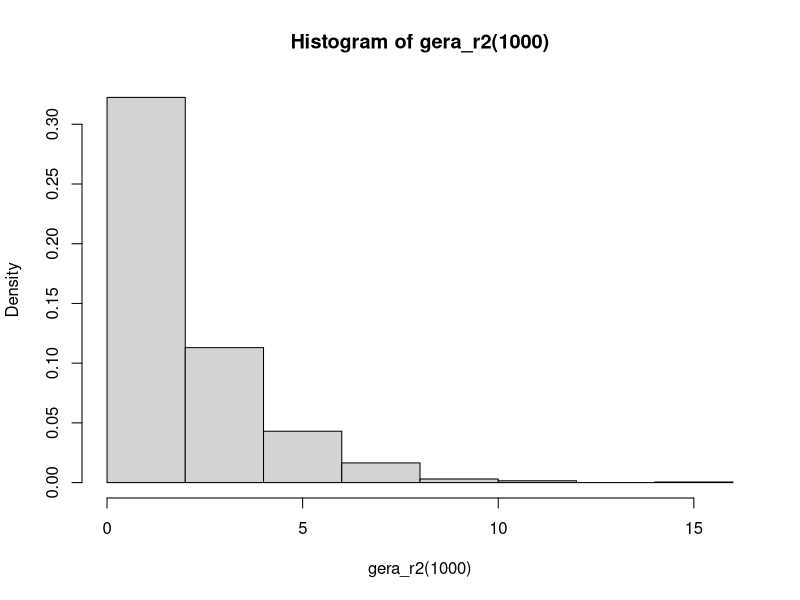
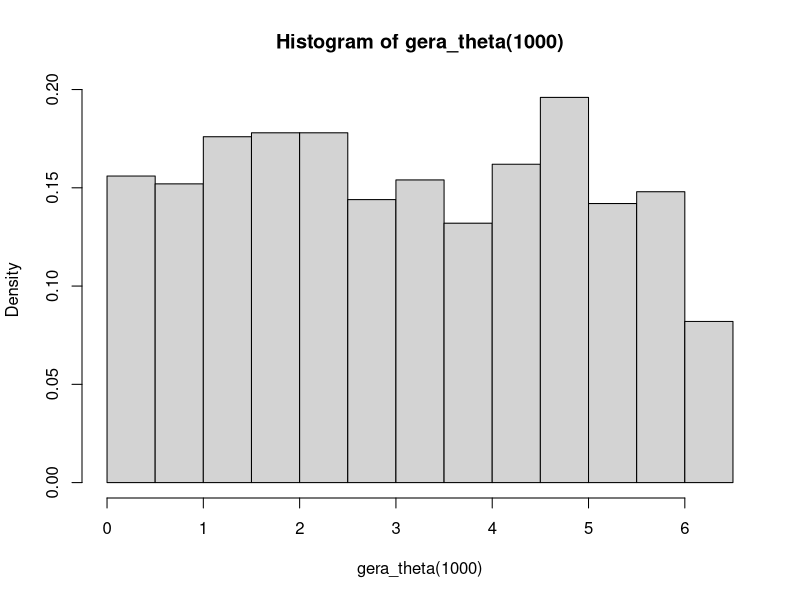
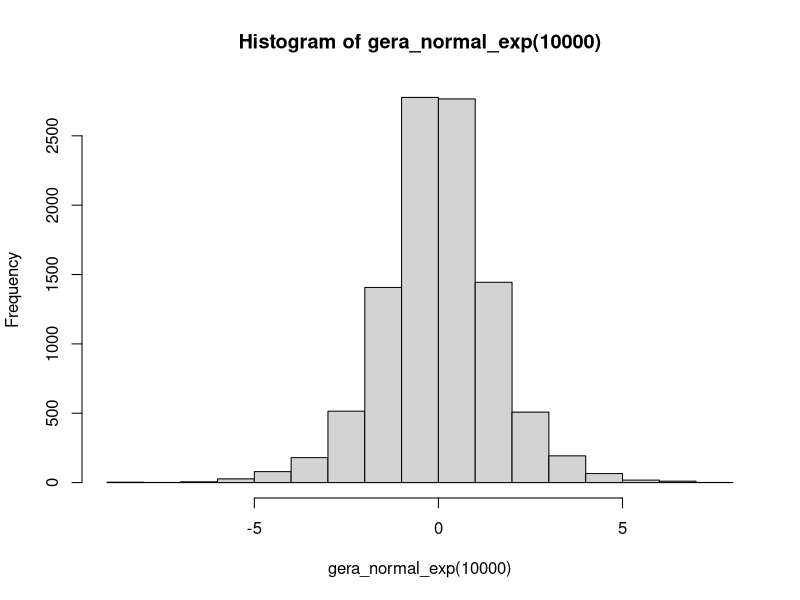
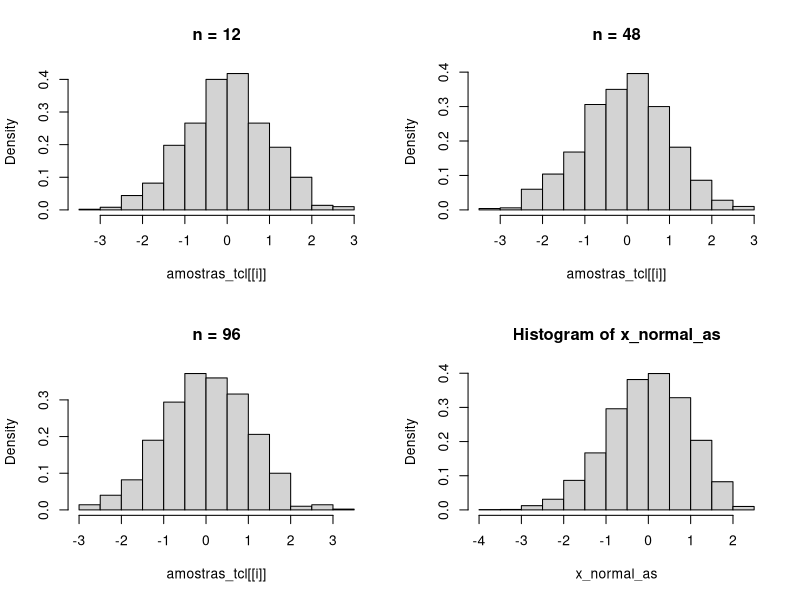
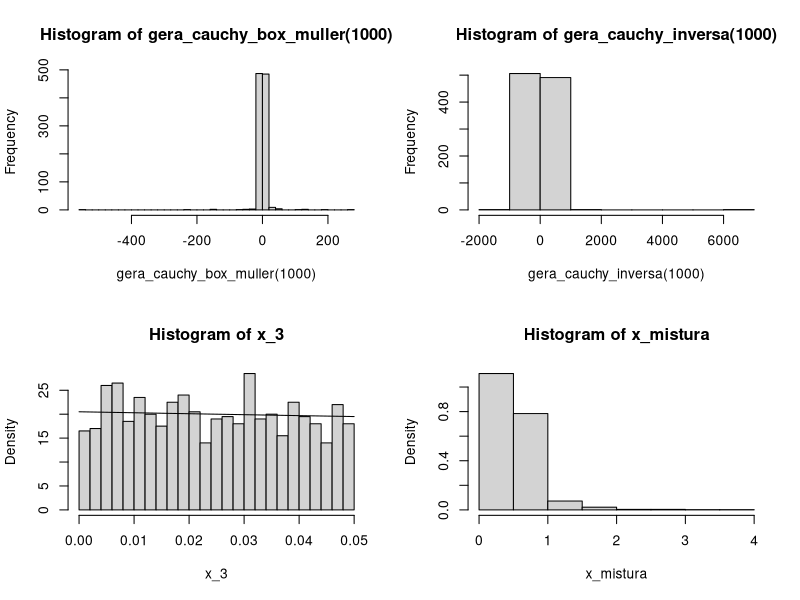
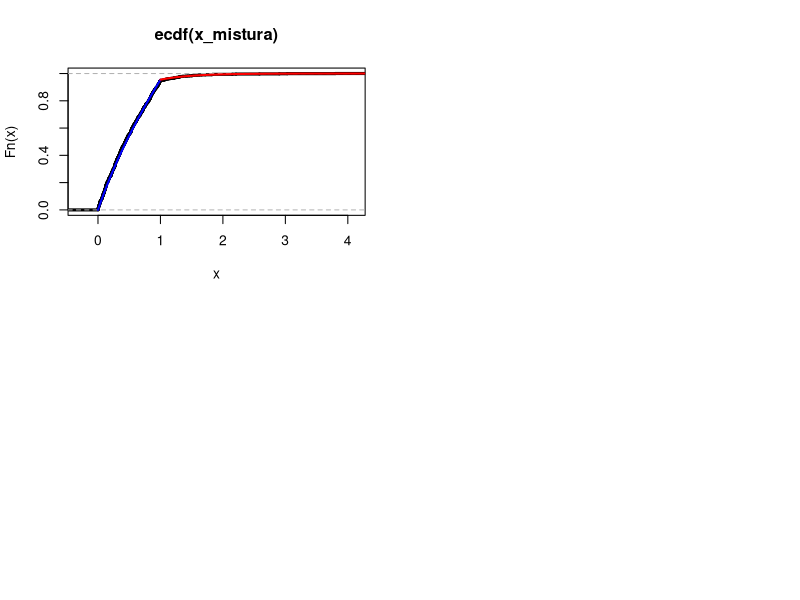

Recreate these plots in R, in order. (Note: this script raises an error after producing the figures.)
## ---- chunk 1
gera_normal_box_muller <- function(N = 1E4){
  
  U1 <- runif(N)
  U2 <- runif(N)
  
  d <- -2*log(U1)
  teta <- 2*pi*U2
  
  Z1 <- sqrt(d)*cos(teta)
  Z2 <- sqrt(d)*sin(teta)
  
  list(Z1, Z2)
}
## ---- chunk 2
# r_2 <- function(x) exp(x^2/2)
# curve(r_2, from = 0, to = 1)
## ---- chunk 3
gera_r2 <- function(n){
  
  U <- runif(n)
  R2 <- -2*log(U)
  R2
}
## ---- chunk 4
hist(gera_r2(1000), freq = F)
## ---- chunk 5
gera_theta <- function(n){
  
  U <- runif(n)
  theta <- 2*pi*U
  theta
}
## ---- chunk 6
hist(gera_theta(1000), freq = F)
## ---- chunk 7
gera_normal_box_muller_polar <- function(N = 1E4){

  faltantes <- N
  X1 <- c()
  X2 <- c()
  
  while(faltantes > 0){
    U1 <- runif(faltantes)
    U2 <- runif(faltantes)
  
    V1 <- 2*U1 - 1
    V2 <- 2*U2 - 1
    S <- V1**2 + V2**2
    
    S <- ifelse(S < 1, S, NA)
    na_i <- is.na(S)
    faltantes <- sum(na_i)
    S <- S[!na_i]
    
    Z <- sqrt(-2*log(S)/S)
    
    X1_i <- Z * V1[!na_i]
    X2_i <- Z * V2[!na_i]

    X1 <- c(X1, X1_i)
    X2 <- c(X2, X2_i)
  }
  list(X1, X2)
}
## ---- chunk 8
gera_normal_exp <- function(N = 1E4){

  faltantes <- N
  X <- c()
  
  while(faltantes > 0){
    Y1 <- rexp(faltantes)
    Y2 <- rexp(faltantes)
    
    Y <- ifelse(Y2 > (1-Y1**2)/2, Y1, NA)
    na_i <- is.na(Y)
    faltantes <- sum(na_i)
    
    Y <- Y[!na_i]
    U <- runif(length(Y))
    Xi <- ifelse(U < 0.5, Y, -Y)

    X <- c(X, Xi)
  }
  X
}
## ---- chunk 9
hist(gera_normal_exp(10000))
## ---- chunk 10
library(microbenchmark)
N <- 1E4
microbenchmark(unlist(gera_normal_box_muller(N/2)), 
               unlist(gera_normal_box_muller_polar(N/2)),
               gera_normal_exp(N))
## ---- chunk 11
gera_normal_tcl_unif <- function(n, n_uniforme){
  
  U <- replicate(n, runif(n_uniforme)-0.5)
  Z <- apply(U, 2, sum)
  Z/sqrt(n_uniforme/12)
}
## ---- chunk 12
n <- c(12, 48, 96)
amostras_tcl <- lapply(n, function(n) gera_normal_tcl_unif(1000, n))
## ---- chunk 13
par(mfrow = c(2, 2))
lapply(1:3,
       function(i){
          hist(amostras_tcl[[i]], freq = F, main = paste("n =", n[i]), breaks = 20)
         }
       )
## ---- chunk 14
lapply(c(12, 48, 96),
       function(n){
          summary(replicate(1000, shapiro.test(gera_normal_tcl_unif(100, n))$p.value))
         }
       )
## ---- chunk 15
N <- 1E4
microbenchmark(unlist(gera_normal_box_muller(N/2)), 
               unlist(gera_normal_box_muller_polar(N/2)),
               gera_normal_exp(N),
               gera_normal_tcl_unif(N, 12))
## ---- chunk 16
 # Definindo as constantes
a_0 <- 2.30753; a_1 <- 0.27061;b_1 <- 0.99229; b_2 <- 0.04481

inversa_phi <- function(alpha){

  t2 <- ifelse(alpha == 0, 
               -Inf, 
               ifelse(alpha == 1, 
                      Inf, 
                      -2*log(alpha)))
  t1 <- sqrt(t2)

  x <- ifelse(!is.finite(t2), 
              t2, 
              -(t1 - ((a_0+a_1*t1)/(1+b_1*t1+b_2*t2))))
  x
}
a <- seq(0, 1, 0.05)
inversa_phi(a)
qnorm(a)
## ---- chunk 17
gera_normal_as <- function(n){
  U <- runif(n)
  inversa_phi(U)
}
## ---- chunk 18
x_normal_as <- gera_normal_as(5E3)
## ---- chunk 19
hist(x_normal_as, freq = F)
## ---- chunk 20
N <- 1E4
microbenchmark(unlist(gera_normal_box_muller(N/2)), 
               gera_normal_as(N))
## ---- chunk 21
summary(replicate(1000, shapiro.test(unlist(gera_normal_box_muller(1E3/2)))$p.value))
## ---- chunk 22
summary(replicate(1000, shapiro.test(unlist(gera_normal_as(1E3/2)))$p.value))
## ---- chunk 23

## ---- chunk 24
gera_cauchy_box_muller <- function(n){
  X <- gera_normal_box_muller(n)
  X[[1]]/X[[2]]
}
## ---- chunk 25
hist(gera_cauchy_box_muller(1000), breaks = 50)
## ---- chunk 26
inversa_cauchy <- function(p){
  sapply(p, function(pj) tan(pi*pj))
}
gera_cauchy_inversa <- function(n){
  U <- runif(n)
  inversa_cauchy(U)
}
## ---- chunk 27
hist(gera_cauchy_inversa(1000))
## ---- chunk 28
library(microbenchmark)
## ---- chunk 29
N <- 1E4
microbenchmark(gera_cauchy_box_muller(N), 
               gera_cauchy_inversa(N))
## ---- chunk 30
gera_exp_cond <- function(n){
  
  faltantes <- n
  X <- c()
  
  while(faltantes > 0){
    xi <- rexp(faltantes)
    xi <- ifelse(xi<0.05, xi, NA)
    na_xi <- is.na(xi)
    X <- c(X, xi[!na_xi])
    faltantes <- sum(na_xi)
  }
  X
}
## ---- chunk 31
f_3 <- function(x) exp(-x)/(1-exp(-0.05))
x_3 <- gera_exp_cond(1000)
hist(x_3, freq=F, breaks = 30)
curve(f_3, from = 0, to = 0.05, add = T)
## ---- chunk 32
mean(gera_exp_cond(10000))
## ---- chunk 33
FX1 <- function(x) (1-exp(-2*x)+2*x)/3
inversa_FX1 <- function(p) optimize(function(x) (FX1(x) - p)**2, interval = c(0, 1), tol = 1E-6)$minimum

FX2 <- function(x) (3-exp(-2*x))/3
inversa_FX2 <- function(p) (-log(3-3*p))/2

gera_mistura <- function(n, inversa_FX1, inversa_FX2){
  
  p1 <- (3-exp(-2))/3
  
  U <- runif(n)
  ifelse(U<p1,
         sapply(U, function(pj) inversa_FX1(pj)),
         sapply(U, function(pj) inversa_FX2(pj)))
  
}
## ---- chunk 34
n <- 1000
x_mistura <- gera_mistura(n, inversa_FX1, inversa_FX2)
## ---- chunk 35
hist(x_mistura, freq=F)
## ---- chunk 36
plot(ecdf(x_mistura), lwd = 3)
curve(FX1, from = 0, to = 1, col = "blue", add = T, lwd = 2)
curve(FX2, from = 1, to = 5, col = "red", add = T, lwd = 2)
## ---- chunk 37
gera_normal_multi_matriz_A <- function(n, dim, mu, sigma){
  
  Z <- replicate(dim, unlist(gera_normal_box_muller(n/2)))
  A <- t(chol(sigma))
  X <- lapply(1:n, function(i){
    t(A%*%Z[i,]+mu)
    })
  X <- do.call(rbind, X)
  return(X)
}
## ---- chunk 38
mu <- c(1, 3)
ro <- -0.8
sigma <- matrix(c(2, ro*sqrt(2), ro*sqrt(2), 1), ncol = 2)
sigma
## ---- chunk 39
x_multivariada <- gera_normal_multi_matriz_A(5E3, 2, mu, sigma)
## ---- chunk 40
calcula_ellipse <- function(confidence, mu, sigma){
  auto <- eigen(sigma)
  
  max_auto_value <- which(auto$values == max(auto$values))
  max_auto_vet <- auto$vectors[,max_auto_value]
  angulo <- atan2(max_auto_vet[2], max_auto_vet[1])
  if(angulo < 0){
    # mudar para intervalo [0, 2pi]
    angulo <- angulo + 2*pi
  }
  
  theta <- seq(0, 2*pi, length.out = 100)
  phi <- angulo
  
  a <- sqrt(qchisq(confidence, 2)*auto$values[max_auto_value])
  b <- sqrt(qchisq(confidence, 2)*auto$values[-max_auto_value])
  
  elipse_x <- a*cos(theta)
  elipse_y <- b*sin(theta)
  
  R <- matrix(c(cos(phi), sin(phi), -sin(phi), cos(phi)), ncol = 2, byrow = T)
  r_ellipse <- matrix(c(elipse_x, elipse_y), ncol = 2) %*% R
  
  pontos <- r_ellipse + matrix(rep(mu, dim(r_ellipse)[1]), ncol = 2, byrow = T)
  
  return(list(pontos = pontos, a = a, b = b, phi = phi))
  }
## ---- chunk 41
pontos_fora <- function(x, y, a, b, phi, mu){
  (((x-mu[1])*cos(phi)+(y-mu[2])*sin(phi))**2/a**2)+(((x-mu[1])*sin(phi)-(y-mu[2])*cos(phi))**2/b**2) > 1
}
## ---- chunk 42
ellipse <- calcula_ellipse(0.95, mu, sigma)
pontos <- ellipse$pontos
## ---- chunk 43
fora <- pontos_fora(X[, 1], X[, 2], ellipse$a, ellipse$b, ellipse$phi, mu)
## ---- chunk 44
plota_ellipse <- function(x, confidence, mu, sigma){
  
  ellipse <- calcula_ellipse(confidence, mu, sigma)
  pontos <- ellipse$pontos
  fora <- pontos_fora(x[, 1], x[, 2], ellipse$a, ellipse$b, ellipse$phi, mu)
  
  plot(x[fora, 1], x[fora, 2], col = "red", bty = "n", main = sprintf("Elipse da região de %.02f%% de confiança", confidence*100))
  points(x[!fora, 1], x[!fora, 2])
  points(mu[1], mu[2], pch = 20, col = "blue")
  lines(pontos[, 1], pontos[, 2], col = "blue", lwd = 2)
  legend("topright", legend = sprintf("%s pontos(%s%%) \nfora da elipse", sum(fora), round(sum(fora)*100/(length(x)/2), 2)), bty = "n")
  
}
## ---- chunk 45
layout(matrix(c(1,1,2,2,0,3,3,0), ncol=4, byrow = T))
invisible(
  lapply(c(0.68,0.95,0.99),
         function(conf)
           plota_ellipse(x_multivariada, conf, mu, sigma)
         )
  )
